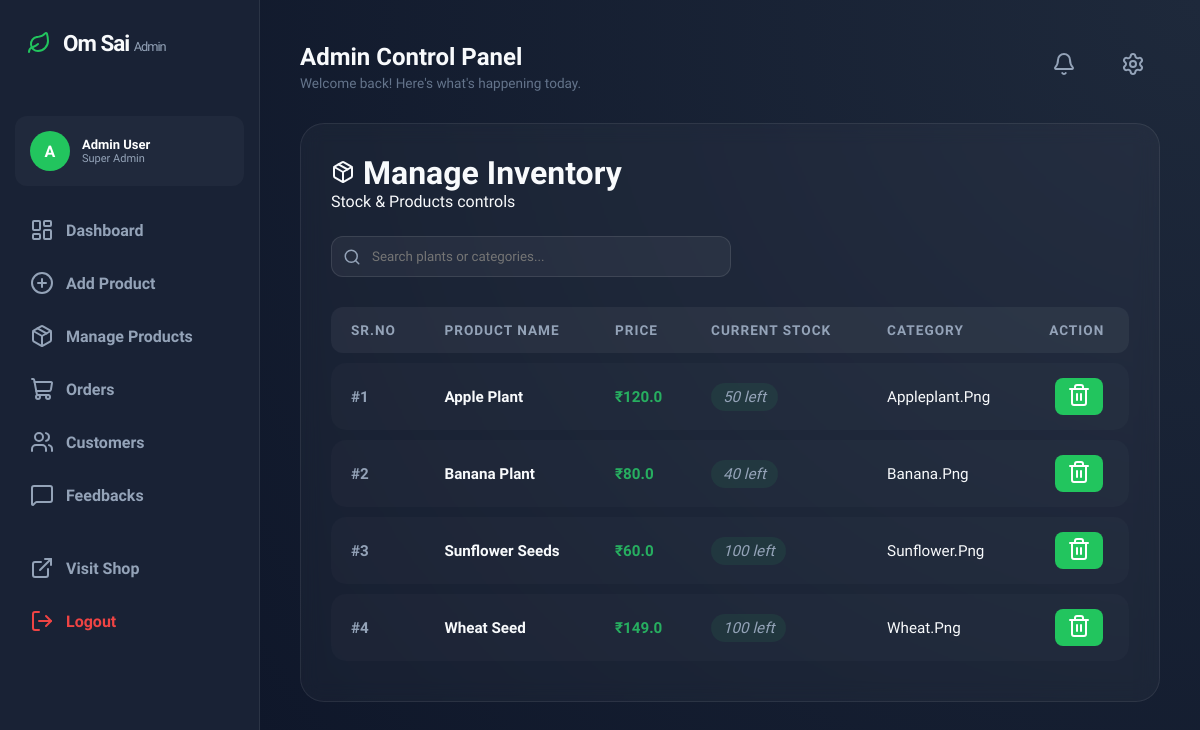
Page /admin/products on the earlier database version.
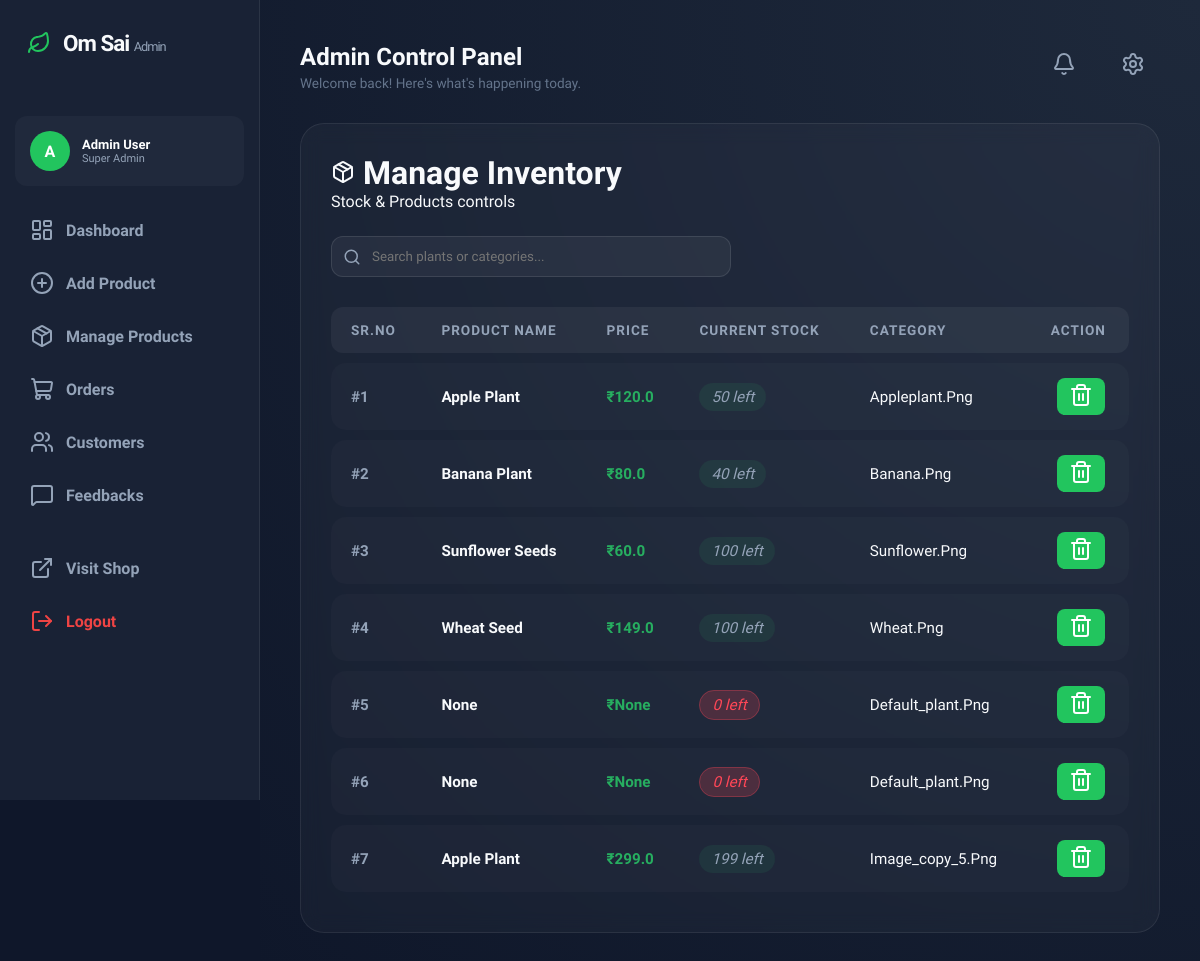
Same page on the later database version.
### tables this page shows
CREATE TABLE products(
        id INTEGER PRIMARY KEY AUTOINCREMENT, 
        name TEXT, price REAL, stock INTEGER, image TEXT, 
        category TEXT, supplier_id INTEGER);

### app.py (the view)
@app.route("/admin/products")
def manage_products():
    conn = sqlite3.connect("database.db")
    cur = conn.cursor()
    cur.execute("SELECT * FROM products")
    products = cur.fetchall()
    conn.close()
    return render_template("admin_products.html", products=products)

### app.py (called while the page is built)
@app.context_processor
def inject_translations():
    lang = session.get('lang', 'en')
    return dict(texts=translations.get(lang, translations['en']))

@app.before_request
def func():
    global _got_first_request
    session.permanent = True
    if not _got_first_request:
        print("Running first-time setup...")
        _got_first_request = True

### templates/admin_products.html (shortened to what this page needs)
{% extends "admin_layout.html" %}
{% block content %}
<div class="header" style="margin-bottom: 25px;">
    <h1><i data-lucide="package"></i> Manage Inventory</h1>
    <p>Stock & Products controls</p>
</div>
<div class="search-container" style="margin-bottom: 20px;">
    <div style="position: relative; max-width: 400px;">
        <i data-lucide="search" style="position: absolute; left: 12px; top: 50%; transform: translateY(-50%); color: #94a3b8; width: 18px;"></i>
        <input type="text" id="productSearch" placeholder="Search plants or categories..."
               style="width: 100%; padding: 12px 12px 12px 40px; border-radius: 12px; border: 1px solid rgba(255,255,255,0.1); background: rgba(255,255,255,0.05); color: white; outline: none;">
    </div>
</div>
<div class="table-container">
    <table class="admin-orders-table" id="productTable">
        <thead>
            <tr>
                <th>Sr.No</th>
                <th>Product Name</th>
                <th>Price</th>
                <th>Current Stock</th>
                <th>Category</th>
                <th style="text-align: center;">Action</th>
            </tr>
        </thead>
        <tbody>
            {% for p in products %}
            <tr class="product-row">
                <td style="font-weight: 600; color: #94a3b8;">#{{ loop.index }}</td>
                <td><strong>{{ p[1] }}</strong></td>
                <td style="color: #27ae60; font-weight: 600;">₹{{ p[2] }}</td>
                <td>
                    {% set stock = p[3]|int %}
                    <span class="status-pill {% if stock < 10 %}low-stock-alert{% endif %}"
                          style="background: rgba(39, 174, 96, 0.1); padding: 5px 12px; border-radius: 20px;">
                        {{ stock }} left
                    </span>
                </td>
                <td style="text-transform: capitalize;">{{ p[4] }}</td>
                <td style="text-align: center;">
                    <form action="{{ url_for('delete_product', product_id=p[0]) }}" method="POST"
                          onsubmit="return confirm('Haa product delete karaycha aahe ka?');" style="display:inline;">
                        <button type="submit" class="delete-btn">
                            <i data-lucide="trash-2"></i>
                        </button>
                    </form>
                </td>
            </tr>
            {% endfor %}
        </tbody>
    </table>
</div>
{% endblock %}

Differences in the rows shown:
added products: p "None", stock "0", image "Default_plant.png"
added products: p "None", stock "0", image "Default_plant.png"
added products: name "Apple Plant", price "299.0", stock "199", image "Image_copy_5.png"
